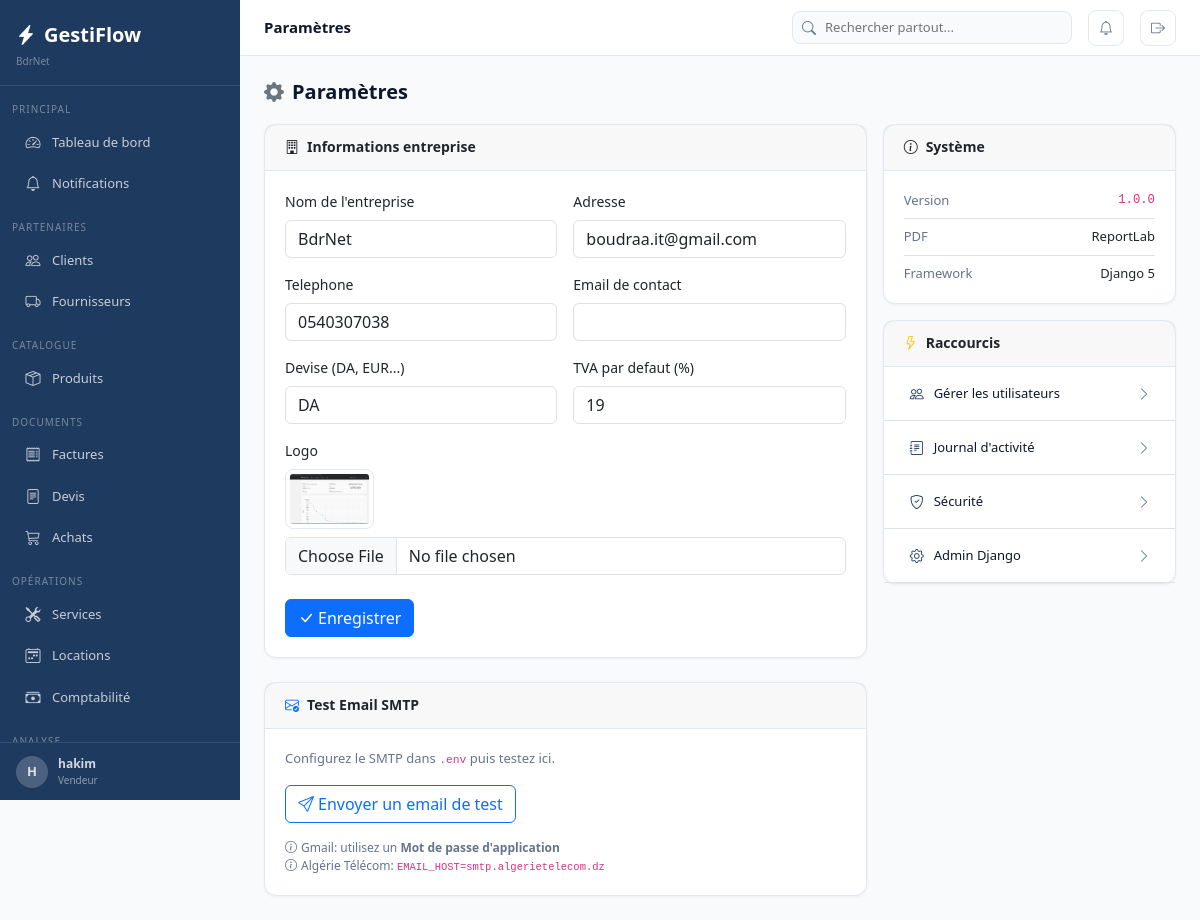
The page /parametres/ (signed in) on the database its author committed.
### apps/core/models.py (models this page shows, shortened)
class Parametre(models.Model):
    cle         = models.CharField(max_length=100, unique=True)
    valeur      = models.TextField(blank=True)
    description = models.CharField(max_length=200, blank=True)
    class Meta:
        verbose_name        = "Parametre"
        verbose_name_plural = "Parametres"
    @classmethod
    def get(cls, cle, defaut=''):
        try:
            return cls.objects.get(cle=cle).valeur
        except cls.DoesNotExist:
            return defaut

### apps/authentication/models.py (models this page shows, shortened)
class Utilisateur(AbstractUser):
    class Role(models.TextChoices):
        ADMIN       = 'admin',       'Administrateur'
        MANAGER     = 'manager',     'Manager'
        VENDEUR     = 'vendeur',     'Vendeur'
        TECHNICIEN  = 'technicien',  'Technicien'
        COMPTABLE   = 'comptable',   'Comptable'
        CAISSIER    = 'caissier',    'Caissier'
    role            = models.CharField(max_length=20, choices=Role.choices, default=Role.VENDEUR)
    telephone       = models.CharField(max_length=20, blank=True)
    actif           = models.BooleanField(default=True)
    derniere_activite = models.DateTimeField(null=True, blank=True)
    photo           = models.ImageField(upload_to='utilisateurs/', null=True, blank=True)
    class Meta:
        verbose_name        = "Utilisateur"
        verbose_name_plural = "Utilisateurs"
    @property
    def est_admin(self):
        return self.role == self.Role.ADMIN or self.is_superuser

### apps/core/views.py (the view, shortened to what this page needs)
# urls.py: path('parametres/',      views.parametres,        name='parametres'),
@login_required
def parametres(request):
    if not request.user.est_admin:
        messages.error(request, "Acces reserve a l'administrateur.")
        return redirect('dashboard:index')
    from apps.core.models import Parametre
    cles = [
        ('NOM_ENTREPRISE', "Nom de l'entreprise", 'text'),
        ('ADRESSE',        'Adresse',              'text'),
        ('TELEPHONE',      'Telephone',            'text'),
        ('EMAIL',          'Email de contact',     'email'),
        ('DEVISE',         'Devise (DA, EUR...)',   'text'),
        ('TVA_DEFAUT',     'TVA par defaut (%)',    'number'),
    ]
    valeurs = {cle: Parametre.get(cle, '') for cle, _, _ in cles}
    logo    = Parametre.get('LOGO', '')
    admin_links = [
        ('/auth/utilisateurs/', 'bi-people', 'Gérer les utilisateurs'),
        ('/auth/logs/', 'bi-journal-text', "Journal d'activité"),
        ('/auth/securite/', 'bi-shield-check', 'Sécurité'),
        ('/admin/', 'bi-gear', 'Admin Django'),
    ]
    return render(request, 'parametres/index.html', {
        'cles': cles, 'valeurs': valeurs, 'logo': logo, 'admin_links': admin_links
    })

### apps/core/context_processors.py (called while the page is built)
def _get_entreprise():
    base = getattr(dj_settings, 'GESTIFLOW', {})
    try:
        from apps.core.models import Parametre
        return {
            'NOM_ENTREPRISE': Parametre.get('NOM_ENTREPRISE', base.get('NOM_ENTREPRISE', 'Mon Entreprise')),
            'ADRESSE':   Parametre.get('ADRESSE',   base.get('ADRESSE',   '')),
            'TELEPHONE': Parametre.get('TELEPHONE', base.get('TELEPHONE', '')),
            'EMAIL':     Parametre.get('EMAIL',     base.get('EMAIL',     '')),
            'DEVISE':    Parametre.get('DEVISE',    base.get('DEVISE',    'DA')),
            'TVA_DEFAUT':Parametre.get('TVA_DEFAUT',base.get('TVA_DEFAUT','19')),
            'LOGO':      Parametre.get('LOGO',      ''),
        }
    except Exception:
        return base

def global_context(request):
    ctx = {'ENTREPRISE': _get_entreprise(), 'APP_VERSION': '1.0.0'}
    if request.user.is_authenticated:
        try:
            from apps.core.notifications import get_notification_count
            ctx['notifications_count'] = get_notification_count(request.user)
        except Exception:
            ctx['notifications_count'] = 0
        try:
            from apps.produits.models import Produit
            from django.db.models import F
            ctx['alertes_stock_count'] = Produit.objects.filter(
                quantite_stock__lte=F('seuil_alerte'), actif=True, supprime=False
            ).count()
        except Exception:
            ctx['alertes_stock_count'] = 0
    return ctx

### apps/core/models.py (called while the page is built)
    def get_queryset(self):
        return super().get_queryset().filter(supprime=False)

### apps/core/notifications.py (called while the page is built, shortened)
def get_all_notifications(user):
    today = timezone.now().date()
    notifs = {
        'factures_en_retard': [],
        'devis_expirant': [],
        'stock_bas': [],
        'locations_retard': [],
        'services_retard': [],
    }
    try:
        from apps.ventes.models import Facture
    except Exception: pass
    try:
        from apps.devis.models import Devis
    except Exception: pass
    try:
        from apps.produits.models import Produit
        from django.db.models import F
    except Exception: pass
    return notifs

def get_notification_count(user):
    notifs = get_all_notifications(user)
    return sum(len(v) for v in notifs.values())

### apps/core/templatetags/core_extras.py (called while the page is built)
@register.filter
def get_item(dictionary, key):
    return dictionary.get(key, '')

### templates/parametres/index.html (shortened to what this page needs)
{% extends 'base.html' %}
{% load core_extras %}
{% block topbar_title %}Paramètres{% endblock %}
{% block content %}
<div class="page-header"><h1 class="page-title"><i class="bi bi-gear-fill me-2 text-secondary"></i>Paramètres</h1></div>
<div class="row g-3">
  <div class="col-12 col-lg-8">
    <div class="card mb-4">
      <div class="card-header"><h6 class="card-title"><i class="bi bi-building me-2"></i>Informations entreprise</h6></div>
      <div class="card-body">
        <form method="post" enctype="multipart/form-data">{% csrf_token %}
          <div class="row g-3">
            {% for cle, label, type in cles %}
            <div class="col-12 col-md-6">
              <label class="form-label">{{ label }}</label>
              <input type="{{ type }}" name="{{ cle }}" class="form-control" value="{{ valeurs|get_item:cle }}" {% if type == 'number' %}step="0.01" min="0"{% endif %}>
            </div>
            {% endfor %}
            <div class="col-12">
              <label class="form-label">Logo</label>
              {% if logo %}<div class="mb-2"><img src="{{ logo }}" alt="Logo" style="max-height:60px;border-radius:8px;border:1px solid var(--border-color);padding:4px;"></div>{% endif %}
              <input type="file" name="logo" class="form-control" accept="image/*">
            </div>
          </div>
          <button type="submit" class="btn btn-primary mt-4"><i class="bi bi-check-lg me-1"></i>Enregistrer</button>
        </form>
      </div>
    </div>
    <div class="card">
      <div class="card-header"><h6 class="card-title"><i class="bi bi-envelope-check me-2 text-primary"></i>Test Email SMTP</h6></div>
      <div class="card-body">
        <p style="font-size:13px;color:var(--text-secondary);">Configurez le SMTP dans <code>.env</code> puis testez ici.</p>
        <form method="post">{% csrf_token %}<input type="hidden" name="test_email" value="1">
          <button type="submit" class="btn btn-outline-primary"><i class="bi bi-send me-1"></i>Envoyer un email de test</button>
        </form>
        <div class="mt-3" style="font-size:12px;color:var(--text-secondary);">
          <i class="bi bi-info-circle me-1"></i>Gmail: utilisez un <strong>Mot de passe d'application</strong><br>
          <i class="bi bi-info-circle me-1"></i>Algérie Télécom: <code>EMAIL_HOST=smtp.algerietelecom.dz</code>
        </div>
      </div>
    </div>
  </div>
  <div class="col-12 col-lg-4">
    <div class="card mb-3"><div class="card-header"><h6 class="card-title"><i class="bi bi-info-circle me-2"></i>Système</h6></div>
    <div class="card-body">
      <div class="d-flex justify-content-between mb-2 pb-2 border-bottom"><span style="color:var(--text-secondary);font-size:13px;">Version</span><code>1.0.0</code></div>
      <div class="d-flex justify-content-between mb-2 pb-2 border-bottom"><span style="color:var(--text-secondary);font-size:13px;">PDF</span><span style="font-size:13px;">ReportLab</span></div>
      <div class="d-flex justify-content-between"><span style="color:var(--text-secondary);font-size:13px;">Framework</span><span style="font-size:13px;">Django 5</span></div>
    </div></div>
    <div class="card"><div class="card-header"><h6 class="card-title"><i class="bi bi-lightning me-2 text-warning"></i>Raccourcis</h6></div>
    <div class="card-body p-0">
      {% for url, icon, label in admin_links %}
      <a href="{{ url }}" class="d-flex align-items-center gap-2 px-4 py-3 border-bottom text-decoration-none" style="color:var(--text-primary);">
        <i class="{{ icon }}" style="color:var(--primary);width:18px;text-align:center;"></i><span style="font-size:13px;">{{ label }}</span><i class="bi bi-chevron-right ms-auto" style="color:var(--text-secondary);"></i>
      </a>
      {% endfor %}
    </div></div>
  </div>
</div>
{% endblock %}

### templates/base.html (shortened to what this page needs)
<!DOCTYPE html>
<html lang="fr">
<head>
<link rel="stylesheet" href="https://cdn.jsdelivr.net/npm/bootstrap@5.3.3/dist/css/bootstrap.min.css">
<link rel="stylesheet" href="https://cdn.jsdelivr.net/npm/bootstrap-icons@1.11.3/font/bootstrap-icons.min.css">
</head>
<body>
{% if user.is_authenticated %}
<nav class="sidebar">
  <div class="sidebar-nav">
    <div class="sidebar-logo">
      <a class="sidebar-logo-text" href="{% url 'dashboard:index' %}"><i class="bi bi-lightning-charge-fill me-2"></i>GestiFlow</a>
      <div style="font-size:10px;color:rgba(255,255,255,.4);margin-top:4px;">{{ ENTREPRISE.NOM_ENTREPRISE }}</div>
    </div>
    <div class="sidebar-section">Principal</div>
    <a href="{% url 'dashboard:index' %}" class="sidebar-item {% if request.resolver_match.app_name == 'dashboard' %}active{% endif %}"><i class="bi bi-speedometer2"></i><span>Tableau de bord</span></a>
    <a href="{% url 'core:notifications' %}" class="sidebar-item"><i class="bi bi-bell" ></i><span>Notifications</span></a>
    <div class="sidebar-section">Partenaires</div>
    <a href="{% url 'clients:liste' %}" class="sidebar-item {% if request.resolver_match.app_name == 'clients' %}active{% endif %}"><i class="bi bi-people"></i><span>Clients</span></a>
    <a href="{% url 'fournisseurs:liste' %}" class="sidebar-item {% if request.resolver_match.app_name == 'fournisseurs' %}active{% endif %}"><i class="bi bi-truck"></i><span>Fournisseurs</span></a>
    <div class="sidebar-section">Catalogue</div>
    <a href="{% url 'produits:liste' %}" class="sidebar-item "><i class="bi bi-box-seam"></i><span>Produits</span></a>
    <div class="sidebar-section">Documents</div>
    <a href="{% url 'ventes:liste' %}" class="sidebar-item {% if request.resolver_match.app_name == 'ventes' %}active{% endif %}"><i class="bi bi-receipt"></i><span>Factures</span></a>
    <a href="{% url 'devis:liste' %}" class="sidebar-item {% if request.resolver_match.app_name == 'devis' %}active{% endif %}"><i class="bi bi-file-text"></i><span>Devis</span></a>
    <a href="{% url 'achats:liste' %}" class="sidebar-item {% if request.resolver_match.app_name == 'achats' %}active{% endif %}"><i class="bi bi-cart3"></i><span>Achats</span></a>
    <div class="sidebar-section">Opérations</div>
    <a href="{% url 'services:liste' %}" class="sidebar-item {% if request.resolver_match.app_name == 'services' %}active{% endif %}"><i class="bi bi-tools"></i><span>Services</span></a>
    <a href="{% url 'locations:liste' %}" class="sidebar-item {% if request.resolver_match.app_name == 'locations' %}active{% endif %}"><i class="bi bi-calendar2-week"></i><span>Locations</span></a>
    <a href="{% url 'comptabilite:historique' %}" class="sidebar-item {% if request.resolver_match.app_name == 'comptabilite' %}active{% endif %}"><i class="bi bi-cash-stack"></i><span>Comptabilité</span></a>
    <div class="sidebar-section">Analyse</div>
  </div>
  <div class="sidebar-footer">
    <a href="{% url 'auth:profil' %}" style="display:flex;align-items:center;gap:10px;text-decoration:none;color:rgba(255,255,255,.8);">
      <div style="width:32px;height:32px;border-radius:50%;background:rgba(255,255,255,.2);display:flex;align-items:center;justify-content:center;font-size:13px;font-weight:700;">{{ user.first_name.0|default:user.username.0|upper }}</div>
      <div><div style="font-size:12px;font-weight:600;">{{ user.get_full_name|default:user.username }}</div><div style="font-size:10px;color:rgba(255,255,255,.5);">{{ user.get_role_display }}</div></div>
    </a>
  </div>
</nav>
<div class="main-content">
<div class="topbar">
  <div class="topbar-title">{% block topbar_title %}{% endblock %}</div>
    <div class="topbar-search" style="position:relative;">
      <i class="bi bi-search"></i>
      <input type="text" id="globalSearch" placeholder="Rechercher partout..." autocomplete="off">
    </div>
    <a href="{% url 'core:notifications' %}" class="topbar-btn" title="Notifications">
      <i class="bi bi-bell{% if notifications_count %}-fill{% endif %}" {% if notifications_count %}style="color:#f59e0b"{% endif %}></i>
    </a>
    <a href="{% url 'auth:deconnexion' %}" class="topbar-btn" title="Déconnexion"><i class="bi bi-box-arrow-right"></i></a>
  </div>
  <div class="content-area">
    {% block content %}{% endblock %}
  </div>
</div>
{% endif %}
</body>
</html>

### templates/base.html (style rules this page uses)
:root { --primary:#1e3a5f;--secondary:#2e75b6;--accent:#3b82f6;--success:#10b981;--warning:#f59e0b;--danger:#ef4444;--bg-body:#f8fafc;--bg-card:#ffffff;--border-color:#e2e8f0;--text-primary:#0f172a;--text-secondary:#64748b; }
body { background:var(--bg-body);color:var(--text-primary);font-family:'Segoe UI',Arial,sans-serif;font-size:14px; }
.sidebar { position:fixed;top:0;left:0;width:240px;height:100vh;background:var(--primary);z-index:100;display:flex;flex-direction:column;overflow:hidden; }
.sidebar-nav { flex:1 1 auto;overflow-y:auto;overflow-x:hidden;padding-bottom:8px; }
.sidebar-footer { flex:0 0 auto;padding:12px 16px;border-top:1px solid rgba(255,255,255,.1);background:var(--primary); }
.sidebar-logo { padding:20px 16px 16px;border-bottom:1px solid rgba(255,255,255,0.1);margin-bottom:8px; }
.sidebar-logo-text { color:#fff;font-size:20px;font-weight:700;text-decoration:none; }
.sidebar-section { padding:8px 12px 4px;font-size:10px;color:rgba(255,255,255,.4);text-transform:uppercase;letter-spacing:1px;margin-top:8px; }
.sidebar-item { display:flex;align-items:center;gap:10px;padding:9px 16px;color:rgba(255,255,255,.75);text-decoration:none;border-radius:8px;margin:1px 8px;font-size:13px;transition:all .15s; }
.sidebar-item i { font-size:15px;width:18px;text-align:center; }
.main-content { margin-left:240px;min-height:100vh; }
.topbar { background:#fff;border-bottom:1px solid var(--border-color);padding:0 24px;height:56px;display:flex;align-items:center;gap:16px;position:sticky;top:0;z-index:99; }
.topbar-title { font-weight:600;font-size:15px;flex:1; }
.topbar-search { position:relative;display:flex;align-items:center; }
.topbar-search input { border:1px solid var(--border-color);border-radius:8px;padding:6px 12px 6px 32px;font-size:13px;width:280px;background:var(--bg-body); }
.topbar-search i { position:absolute;left:10px;color:var(--text-secondary);font-size:14px; }
.topbar-btn { width:36px;height:36px;border-radius:8px;display:flex;align-items:center;justify-content:center;color:var(--text-secondary);text-decoration:none;border:1px solid var(--border-color);background:#fff;position:relative;cursor:pointer; }
.content-area { padding:24px; }
.page-header { display:flex;align-items:center;justify-content:space-between;flex-wrap:wrap;gap:12px;margin-bottom:20px; }
.page-title { font-size:20px;font-weight:700;margin:0; }
.card { background:#fff;border-radius:12px;border:1px solid var(--border-color);box-shadow:0 1px 3px rgba(0,0,0,.05); }
.card-header { display:flex;align-items:center;justify-content:space-between;padding:14px 20px;border-bottom:1px solid var(--border-color); }
.card-title { font-size:14px;font-weight:600;margin:0; }
.card-body { padding:20px; }

### rows shown on the page
Parametre: NOM_ENTREPRISE "BdrNet"
Utilisateur: first_name.0 "H", get_full_name "hakim", role "Vendeur"
Parametre: valeur (picture)

### other values the page prints
{{ label }} "Nom de l'entreprise" "Adresse" "Telephone" "Email de contact" "Devise (DA, EUR...)" "TVA par defaut (%)"
{{ label }} "Gérer les utilisateurs" "Journal d'activité" "Sécurité" "Admin Django"
